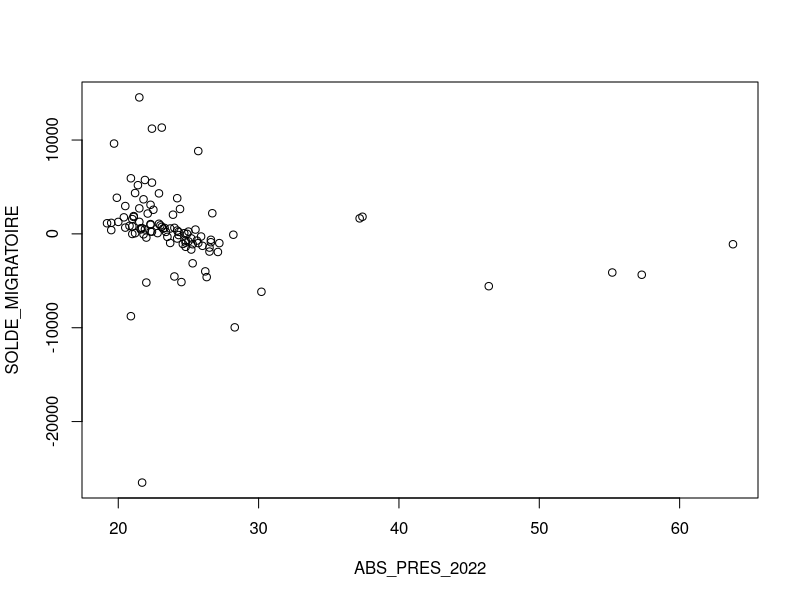
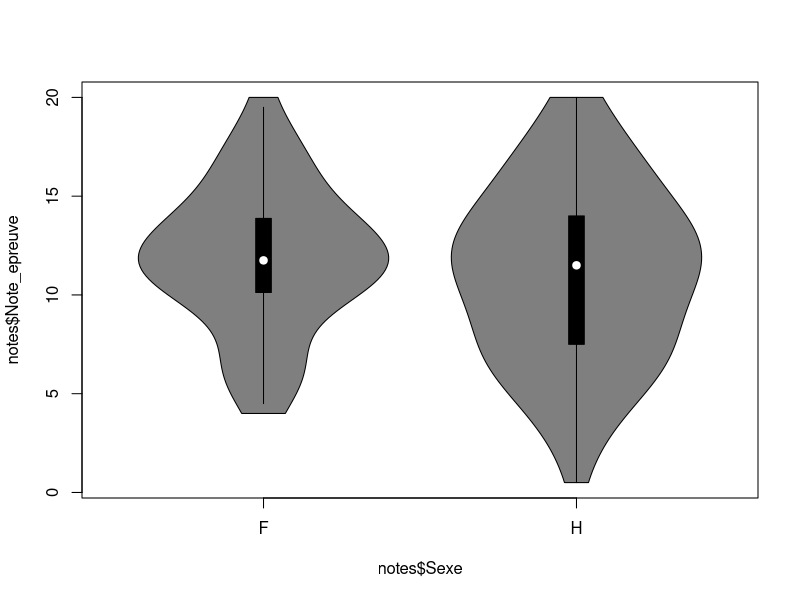

These charts were generated, in order, by the following R code: (Note: this script raises an error after producing the figures.)
## ---- chunk 1
# Chargement des packages nécessaires
library(tidyverse)
library(MASS)
library(goftest)
library(readxl)
install.packages("ellipse")
library(ellipse)
install.packages("corrplot")
library(corrplot)
install.packages("car")
library(car)
## ---- chunk 2
library(dplyr)

abstentions_sans_vm <- read.csv2("abstentions.csv")  %>%
  mutate(across(.cols = -1, .fns = as.numeric)) %>% # warning : 6 NA introduced by coercion
  filter(if_all(.cols = everything(), .fns = ~!is.na(.))) %>% 
  dplyr::select(-ABS_EUR_2019)
## ---- chunk 3

model0<- lm(data = abstentions_sans_vm, ABS_PRES_2022~ . -DEP)
summary(model0)
## ---- chunk 4

model1 <- lm(ABS_PRES_2022~ . - PART_65PLUS - DEP, data = abstentions_sans_vm)
summary(model1)
## ---- chunk 5

## ---- chunk 6

# Nombre de degrés de liberté
n <- nrow(abstentions_sans_vm)       # Nombre d'observations
p <- 5    # Nombre de variables explicatives (hors constante)
ddl <- n-p-1      # Degrés de liberté
model0_r2 <- summary(model0)$r.squared
F_obs <- ((n-p-1)*model0_r2) / (p*(1 - model0_r2))

# Calcul des p-values
p_value_Fisher <- 1 - pf(q = F_obs, df1 = p, df2 = ddl)
p_value_Fisher

## ---- chunk 7

plot(data = abstentions_sans_vm, SOLDE_MIGRATOIRE~ABS_PRES_2022)
pearson <- cor.test(abstentions_sans_vm$SOLDE_MIGRATOIRE, abstentions_sans_vm$ABS_PRES_2022, method = "spearman")
pearson
## ---- chunk 8

## ---- chunk 9

## ---- chunk 10

## ---- chunk 11
library(MASS) ; data(quine)
str(quine)
## ---- chunk 12
ks.test(quine$Days, "pexp", rate = 0.06)
## ---- chunk 13
cvm.test(quine$Days, 'pexp', rate = 0.06)
## ---- chunk 14
ad.test(quine$Days, 'pexp', rate = 0.06)
## ---- chunk 15

library(readxl)
notes <- read_excel("Notes_anciens_etudiants_Ensai.xlsx")

library(vioplot)
vioplot(notes$Note_epreuve~notes$Sexe)
## ---- chunk 16
shapiro.test(notes$Note_epreuve[notes$Sexe == "H"])
## ---- chunk 17

## ---- chunk 18

t.test(notes$Note_epreuve~notes$Sexe)
## ---- chunk 19
tables(notes$Sexe, notes$Voie_accès)
## ---- chunk 20
chisq.test(notes$Sexe, notes$Voie_accès)
## ---- chunk 21

## ---- chunk 22

## ---- chunk 23

## ---- chunk 24

## ---- chunk 25
?bartlett.test
## ---- chunk 26

## ---- chunk 27
